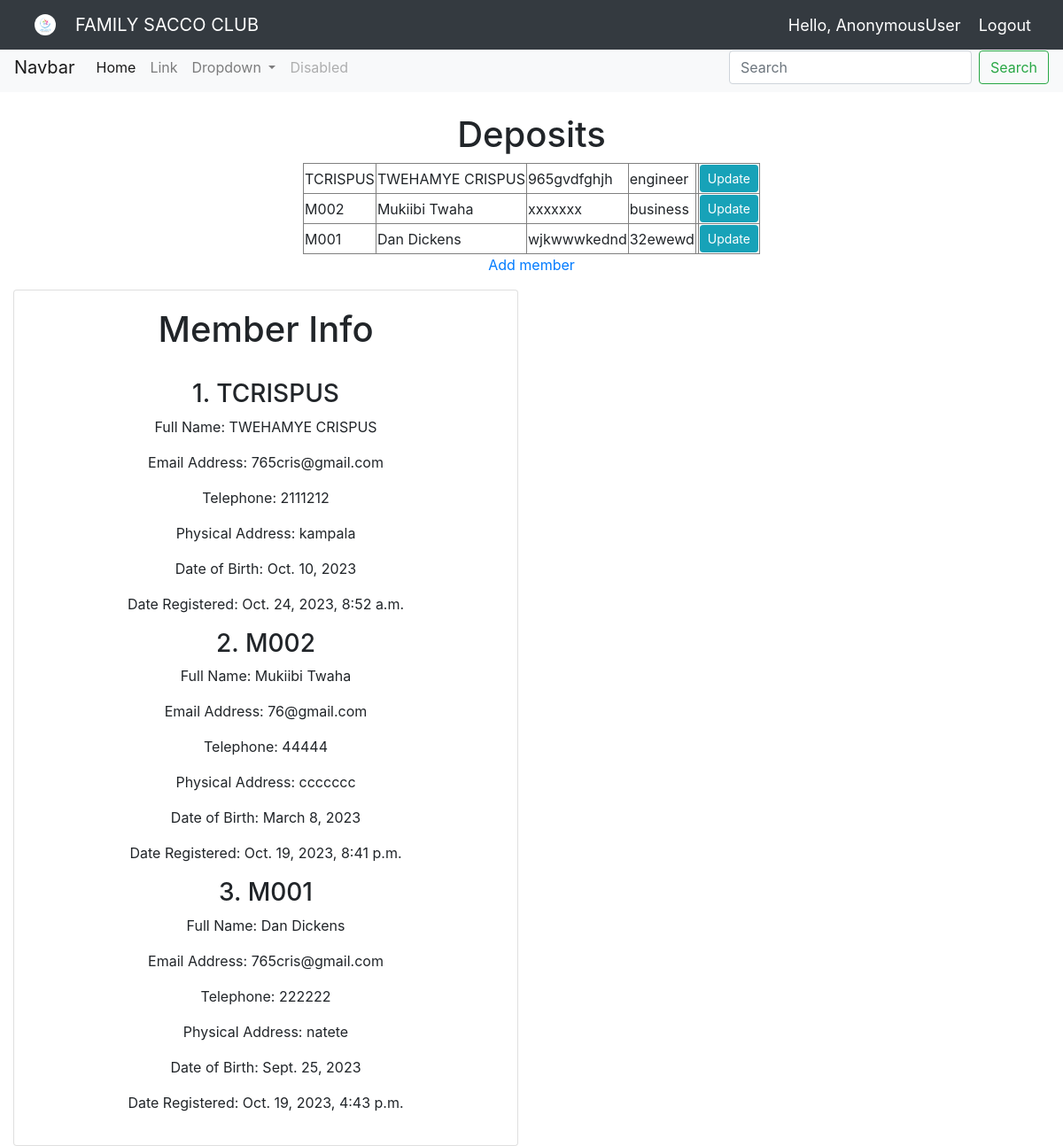
The app's page /index/ with its own data.
### fam_sacco_app/models.py (models this page shows, shortened)
class Member(models.Model):
    sex_choices = (("Male","male"), ("Female","Female"))
    status_choices = (("Married","Married"),("Single","Single"),
                        ("Windowed","Windowed"),("Divorsed","Divorsed"))
    member_id =models.CharField(max_length=10, primary_key=True )
    full_name = models.CharField(max_length=200, null=False)
    nin = models.CharField(max_length=100)
    occupation=models.CharField(max_length=500)
    sex = models.CharField(max_length=10,choices = sex_choices)
    marital_status = models.CharField(max_length=30, choices=status_choices)
    email = models.EmailField(max_length=100)
    telephone = models.PositiveIntegerField()
    date_of_birth = models.DateField(validators=[MaxValueValidator(datetime.date.today)])
    current_address = models.CharField(max_length=300)
    home_address = models.CharField(max_length=300)
    Registered_date = models.DateTimeField(auto_now_add=True)

### fam_sacco_app/views.py (the view)
# urls.py: path("index/", views.index, name='index'),
def index(request):
    search_member = request.GET.get('search')
    if search_member:
        members = Member.objects.filter(Q(member_id__icontains=search_member) |
                             Q(full_name__icontains=search_member) |
                             Q(sex__icontains=search_member))
    else:
        members = Member.objects.all().order_by("-Registered_date")
    return render(request, 'members/index.html', {'members': members})

### fam_sacco_app/templates/members/index.html (shortened to what this page needs)
{% extends 'members/main.html' %}
{% load crispy_forms_tags %}
{% load static %}
{% block content %}
<link rel="stylesheet" href="https://cdn.jsdelivr.net/npm/bootstrap@4.5.3/dist/css/bootstrap.min.css">
<nav class="navbar navbar-expand-lg navbar-light bg-light">
  <a class="navbar-brand" href="#">Navbar</a>
  <div class="collapse navbar-collapse" id="navbarSupportedContent">
    <ul class="navbar-nav mr-auto">
      <li class="nav-item active">
        <a class="nav-link" href="#">Home <span class="sr-only">(current)</span></a>
      </li>
      <li class="nav-item">
        <a class="nav-link" href="#">Link</a>
      </li>
      <li class="nav-item dropdown">
        <a class="nav-link dropdown-toggle" href="#" id="navbarDropdown" role="button" data-toggle="dropdown" aria-haspopup="true" aria-expanded="false">
          Dropdown
        </a>
      </li>
      <li class="nav-item">
        <a class="nav-link disabled" href="#" tabindex="-1" aria-disabled="true">Disabled</a>
      </li>
    </ul>
    <form class="form-inline my-2 my-lg-0" action="{% url 'index' %}">
      <input class="form-control mr-sm-2" type="search" placeholder="Search" aria-label="Search" name="search">
      <button class="btn btn-outline-success my-2 my-sm-0" type="submit">Search</button>
    </form>
  </div>
</nav>
<div class="container" align="center"><br>
	<h1>Deposits</h1>
	<table border="1">
	{% for x in members %}
	<tr>
		<td>{{ x.member_id }}</td>
		<td>{{ x.full_name }}</td>
		<td>{{ x.nin }}</td>
		<td>{{ x.occupation }}</td>
		<td>{{ x.date }}</td>
		<td><a class="btn btn-sm btn-info" href="{% url 'update_member' x.member_id  %}">Update</a></td>
	</tr>
	{% endfor %}
	</table>
	<p><a href="{% url 'create_member' %}">Add member</a></p>
</div>
<div class = "col-md-6 text-center">
	<div class="card card-body">
		<div class="container">
			<h1>Member Info</h1><br>
			{% for item in members %}
			<h3>{{forloop.counter}}. {{item.member_id}}</h3>
			<p>Full Name: {{item.full_name}}</p>
			<p>Email Address: {{item.email}}</p>
			<p>Telephone: {{item.telephone}}</p>
			<p>Physical Address: {{item.current_address}}</p>
			<p>Date of Birth: {{item.date_of_birth}}</p>
			<p>Date Registered: {{item.Registered_date}}</p>
			{% endfor %}
		</div>
	</div>
</div>
{% endblock content %}

### fam_sacco_app/static/css/main.css (style rules this page uses)
body { background-color: #ebeff5; }

### records on screen
Member: member_id "TCRISPUS", full_name "TWEHAMYE CRISPUS", nin "965gvdfghjh", occupation "engineer", email "765cris@gmail.com", telephone "2111212", current_address "kampala", date_of_birth "Oct. 10, 2023", Registered_date "Oct. 24, 2023, 8:52 a.m."
Member: member_id "M002", full_name "Mukiibi Twaha", nin "xxxxxxx", occupation "business", email "76@gmail.com", telephone "44444", current_address "ccccccc", date_of_birth "March 8, 2023", Registered_date "Oct. 19, 2023, 8:41 p.m."
Member: member_id "M001", full_name "Dan Dickens", nin "wjkwwwkednd", occupation "32ewewd", email "765cris@gmail.com", telephone "222222", current_address "natete", date_of_birth "Sept. 25, 2023", Registered_date "Oct. 19, 2023, 4:43 p.m."

### other values on screen
{{ request.user }} "AnonymousUser"
